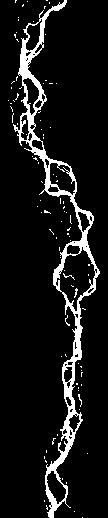
#> input picture River monitoring using remote sensing/Jamuna river data1973.png, 108 x 518 px
$ python main2.py
#> lines starting #> are read from the running program, lines starting #| are printed output that depends on the picture; after the words box and inside, x2 and y2 are one past the last pixel; in counts of white or black regions, pixels touching at a corner belong together
import cv2
# Read the input image
img = cv2.imread('Jamuna river data1973.png')
#> img is the input picture: shape (518, 108, 3); 8.7% white; 94 white regions (93 under 20 px), largest, box (x1, y1, x2, y2) and area: (13, 0, 100, 518) 4553
# convert the image to grayscale
gray = cv2.cvtColor(img, cv2.COLOR_BGR2GRAY)
#> gray: shape (518, 108); 8.7% white; 94 white regions (93 under 20 px)
# Apply thresholding in the gray image to create a binary image
ret,thresh = cv2.threshold(gray,150,255,0)
# Find the contours using binary image
contours,hierarchy = cv2.findContours(thresh, cv2.RETR_TREE,cv2.CHAIN_APPROX_SIMPLE)
#> contours = 146 contours, 127 with area under 20; largest, box (x1, y1, x2, y2) and area: (13, 0, 100, 518) 7524, (55, 246, 96, 312) 1385, (49, 162, 76, 196) 559, (46, 470, 67, 505) 376, (22, 77, 40, 116) 317
print("Number of contours in image:",len(contours))
#| Number of contours in image: 146
cnt = contours[0]
#> cnt = [[82, 517]]
# compute the area and perimeter
area = cv2.contourArea(cnt)
#> area = 0
perimeter = cv2.arcLength(cnt, True)
#> perimeter = 0
perimeter = round(perimeter, 4)
print('Area:', area)
#| Area: 0.0
print('Perimeter:', perimeter)
#| Perimeter: 0.0
img1 = cv2.drawContours(img, [cnt], -1, (0,255,255), 3)
x1, y1 = cnt[0,0]
#> x1 = 82; y1 = 517
cv2.putText(img1, f'Area:{area}', (x1, y1), cv2.FONT_HERSHEY_SIMPLEX, 0.6, (0, 0, 255), 2)
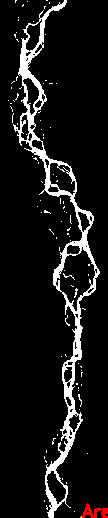
#> img1: shape (518, 108, 3); mean B, G, R 22.3, 22.3, 23.2
cv2.putText(img1, f'Perimeter:{perimeter}', (x1, y1+20), cv2.FONT_HERSHEY_SIMPLEX, 0.6, (0, 0, 255), 2)
cv2.imshow("Image", img)
cv2.waitKey(0)
cv2.destroyAllWindows()

$ run again, with River monitoring using remote sensing/Jamuna river data1980.png copied over River monitoring using remote sensing/Jamuna river data1973.png
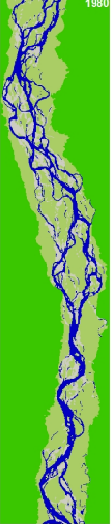
#> input picture River monitoring using remote sensing/Jamuna river data1980.png, 112 x 524 px
#> img is the input picture: shape (524, 112, 3); mean B, G, R 63.9, 183.4, 98.2
#> `ret,thresh = cv2.threshold(gray,150,255,0)`:
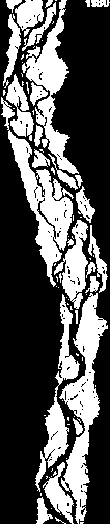
#> thresh: shape (524, 112); 34.6% white; 78 white regions (51 under 20 px)
#> contours = 251 contours, 219 with area under 20; largest, box (x1, y1, x2, y2) and area: (59, 293, 108, 524) 3708, (1, 97, 74, 287) 3388, (22, 0, 79, 174) 2603, (35, 294, 80, 492) 1832, (54, 220, 88, 309) 1274
#| Number of contours in image: 251
#> cnt = [[80, 522], [80, 523], [82, 523], [83, 522]]
#> area = 2.5
#> perimeter = 7.41
#| Area: 2.5
#| Perimeter: 7.4142
#> x1 = 80; y1 = 522
#> `cv2.putText(img1, f'Area:{area}', (x1, y1), cv2.FONT_HERSHEY_SIMPLEX, ..`:
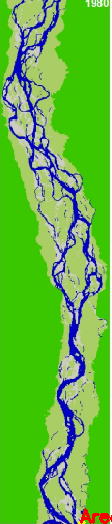
#> img1: shape (524, 112, 3); mean B, G, R 63.7, 182.7, 98.9
